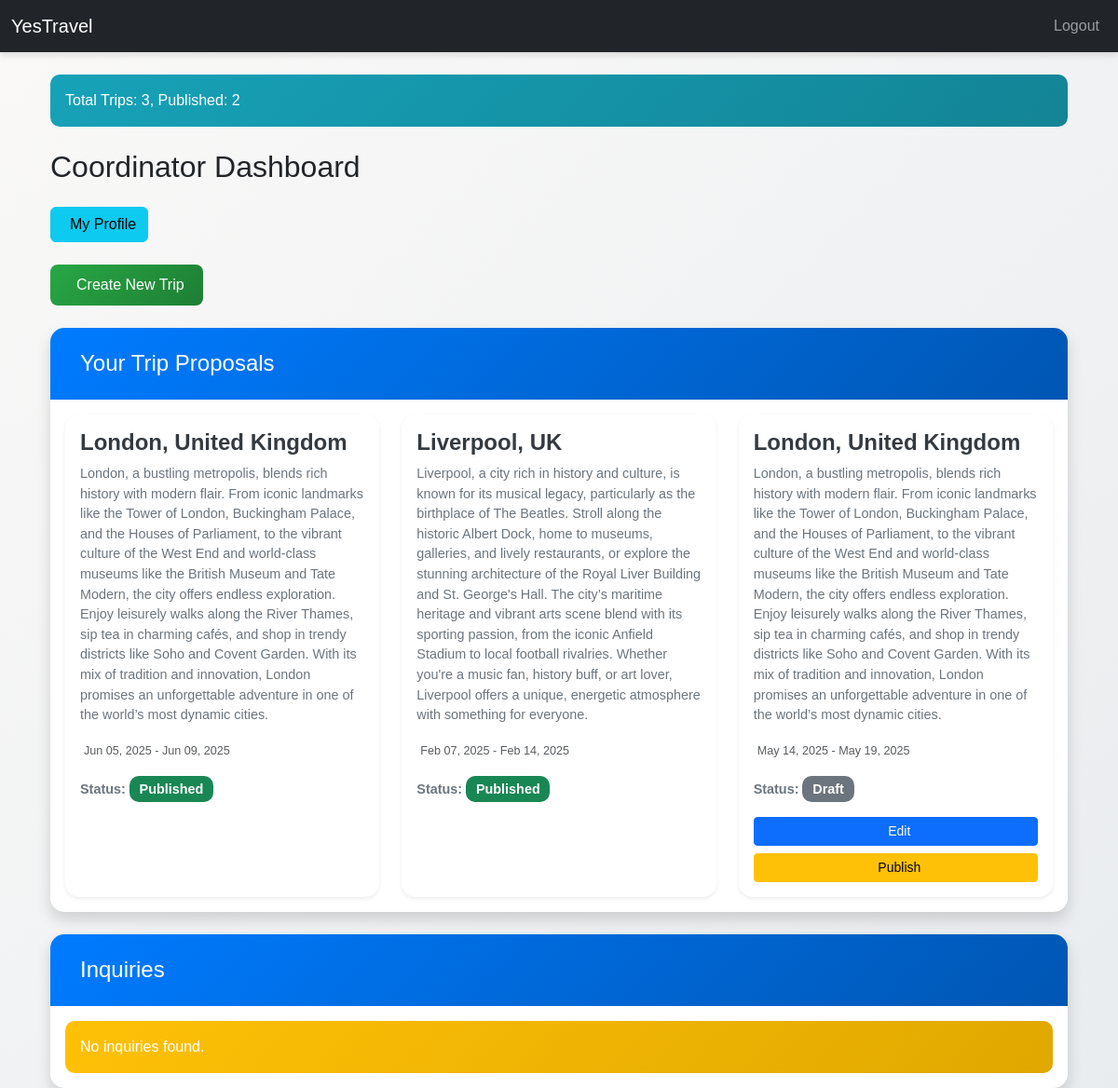
Page /coordinator/dashboard (signed in) on the committed database.
### run.py (models this page shows, shortened)
class Trip(db.Model):
    id = db.Column(db.Integer, primary_key=True)
    destination = db.Column(db.String(100), nullable=False)
    start_date = db.Column(db.Date, nullable=False)
    end_date = db.Column(db.Date, nullable=False)
    max_participants = db.Column(db.Integer, nullable=False)
    itinerary = db.Column(db.String(1000), nullable=False)
    status = db.Column(db.String(20), nullable=False)
    coordinator_id = db.Column(db.Integer, db.ForeignKey('user.id'), nullable=False)
    transportation_budget = db.Column(db.Float, nullable=False, default=0.0)
    accommodation_budget = db.Column(db.Float, nullable=False, default=0.0)
    activities_budget = db.Column(db.Float, nullable=False, default=0.0)
    bookings = db.relationship('Booking', back_populates='trip', lazy=True)
    questions = db.relationship('Question', backref='trip', lazy=True)

### run.py (the view)
@app.route('/coordinator/dashboard')
@login_required
def coordinator_dashboard():
    if current_user.role != 'coordinator':
        return redirect(url_for('traveler_dashboard'))
    trips = Trip.query.filter_by(coordinator_id=current_user.id).all()
    inquiries = Question.query.join(Trip).filter(
        Trip.coordinator_id == current_user.id,
        Question.answer == None
    ).all()
    return render_template('coordinator/dashboard.html', trips=trips, inquiries=inquiries)

### run.py (called while the page is built)
@login_manager.user_loader
def load_user(user_id):
    return User.query.get(int(user_id))

### templates/coordinator/dashboard.html (shortened to what this page needs)
{% extends "base.html" %}
{% block content %}
<div class="container mt-4">
    <div class="alert alert-info mb-4">
        Total Trips: {{ trips|length }}, Published: {{ trips|selectattr('status', 'equalto', 'published')|list|length }}
    </div>
    <h2 class="mb-4">Coordinator Dashboard</h2>
    <div class="mb-4">
        <a href="{{ url_for('coordinator_profile') }}" class="btn btn-info">
            My Profile
        </a>
    </div>
    <div class="mb-4">
        <a href="{{ url_for('create_trip') }}" class="btn btn-success">
            Create New Trip
        </a>
    </div>
    <div class="card shadow">
        <div class="card-header bg-primary text-white">
            <h4 class="mb-0">Your Trip Proposals</h4>
        </div>
        <div class="card-body">
            {% if trips %}
                <div class="row row-cols-1 row-cols-md-3 g-4">
                    {% for trip in trips %}
                    <div class="col">
                        <div class="card h-100 shadow-sm">
                            <div class="card-body">
                                <h5 class="card-title">{{ trip.destination }}</h5>
                                <p class="card-text">{{ trip.itinerary }}</p>
                                <p class="card-text">
                                    <small class="text-muted">
                                        {{ trip.start_date.strftime('%b %d, %Y') }} - {{ trip.end_date.strftime('%b %d, %Y') }}
                                    </small>
                                </p>
                                <p class="card-text">
                                    <strong>Status:</strong>
                                    <span class="badge {{ 'bg-success' if trip.status == 'published' else 'bg-secondary' }}">
                                        {{ trip.status.capitalize() }}
                                    </span>
                                </p>
                                <div class="d-grid gap-2">
                                    {% if trip.status != 'published' %}
                                        <a href="{{ url_for('edit_trip', id=trip.id) }}" class="btn btn-primary btn-sm">
                                            Edit
                                        </a>
                                    {% endif %}
                                    {% if trip.status == 'draft' %}
                                        <form action="{{ url_for('publish_trip', trip_id=trip.id) }}" method="POST">
                                            <button type="submit" class="btn btn-warning btn-sm w-100">
                                                Publish
                                            </button>
                                        </form>
                                    {% endif %}
                                </div>
                            </div>
                        </div>
                    </div>
                    {% endfor %}
                </div>
            {% else %}
                <div class="alert alert-warning mb-0">
                    No trip proposals found. Start by creating a new trip!
                </div>
            {% endif %}
        </div>
    </div>
    <div class="card shadow mt-4">
        <div class="card-header bg-info text-white">
            <h4 class="mb-0">Inquiries</h4>
        </div>
        <div class="card-body">
            {% if inquiries %}
                <div class="list-group">
                    {% for inquiry in inquiries %}
                    <div class="list-group-item list-group-item-action">
                        <div class="d-flex w-100 justify-content-between">
                            <h5 class="mb-1">{{ inquiry.trip.destination }}</h5>
                            <small>
                                <i class="fas fa-calendar me-1"></i>
                                {{ inquiry.trip.start_date.strftime('%b %d, %Y') }} - {{ inquiry.trip.end_date.strftime('%b %d, %Y') }}
                            </small>
                        </div>
                        <p class="mb-1">{{ inquiry.content }}</p>
                        <small class="text-muted">Asked by: {{ inquiry.traveler.username if inquiry.traveler else 'Unknown' }}</small>
                        <div class="mt-2">
                            <a href="{{ url_for('answer_question', question_id=inquiry.id) }}"
                               class="btn btn-primary btn-sm">
                                <i class="fas fa-reply me-2"></i>Answer
                            </a>
                        </div>
                    </div>
                    {% endfor %}
                </div>
            {% else %}
                <div class="alert alert-warning mb-0">
                    No inquiries found.
                </div>
            {% endif %}
        </div>
    </div>
</div>
{% endblock %}

### static/css/styles.css (style rules this page uses)
body { background: linear-gradient(135deg, #faf9f8, #e9ecef); font-family: 'Poppins', sans-serif; }
.card { height: 100%; border: none; border-radius: 15px; overflow: hidden; transition: transform 0.3s ease, box-shadow 0.3s ease; }
.card-header { background: linear-gradient(135deg, #007bff, #0056b3); border-bottom: none; padding: 1.5rem; }
.card-title { font-size: 1.5rem; font-weight: bold; color: #343a40; }
.card-text { font-size: 0.9rem; color: #6c757d; }
.btn-success { background: linear-gradient(135deg, #28a745, #1e7e34); border: none; border-radius: 8px; padding: 10px 20px; transition: transform 0.3s ease, box-shadow 0.3s ease; }
.alert-info { background: linear-gradient(135deg, #17a2b8, #138496); color: white; border: none; border-radius: 10px; }
.alert-warning { background: linear-gradient(135deg, #ffc107, #e0a800); color: white; border: none; border-radius: 10px; }
.badge { font-size: 0.9rem; padding: 0.5em 0.75em; border-radius: 10px; }
.card, .alert { animation: fadeIn 0.6s ease-out; }

### rows in the picture
Trip: destination "London, United Kingdom", itinerary "London, a bustling metropolis, blends rich history with modern flair. From iconic landmarks like the Tower of London, Buckingham Palace, and the Houses of Parliament, to the vibrant culture of the West End and world-class museums like the British Museum and Tate Modern, the city offers endless exploration. Enjoy leisurely walks along the River Thames, sip tea in charming cafés, and shop in trendy districts like Soho and Covent Garden. With its mix of tradition and innovation, London promises an unforgettable adventure in one of the world’s most dynamic cities.", start_date "Jun 05, 2025", end_date "Jun 09, 2025", status "Published"
Trip: destination "Liverpool, UK", itinerary "Liverpool, a city rich in history and culture, is known for its musical legacy, particularly as the birthplace of The Beatles. Stroll along the historic Albert Dock, home to museums, galleries, and lively restaurants, or explore the stunning architecture of the Royal Liver Building and St. George's Hall. The city’s maritime heritage and vibrant arts scene blend with its sporting passion, from the iconic Anfield Stadium to local football rivalries. Whether you're a music fan, history buff, or art lover, Liverpool offers a unique, energetic atmosphere with something for everyone.", start_date "Feb 07, 2025", end_date "Feb 14, 2025", status "Published"
Trip: destination "London, United Kingdom", itinerary "London, a bustling metropolis, blends rich history with modern flair. From iconic landmarks like the Tower of London, Buckingham Palace, and the Houses of Parliament, to the vibrant culture of the West End and world-class museums like the British Museum and Tate Modern, the city offers endless exploration. Enjoy leisurely walks along the River Thames, sip tea in charming cafés, and shop in trendy districts like Soho and Covent Garden. With its mix of tradition and innovation, London promises an unforgettable adventure in one of the world’s most dynamic cities.", start_date "May 14, 2025", end_date "May 19, 2025", status "Draft"

### other values in the picture
{{ trips|length }} "3"
{{ trips|selectattr('status', 'equalto', 'published')|list|length }} "2"
